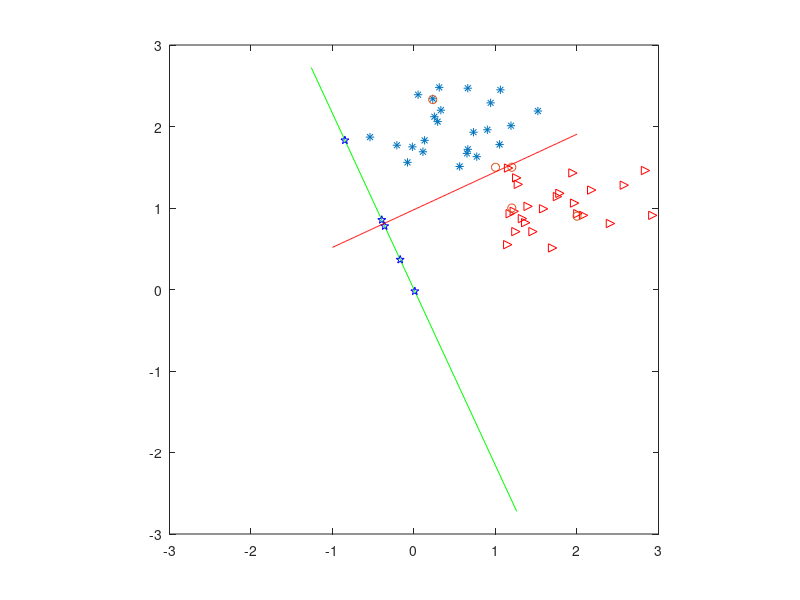

This chart was generated by the following MATLAB code:
clear all;
clc;

pw1=0.6;%先验概率
pw2=0.4;

%样本集
x1=[0.23 1.52 0.65 0.77 1.05 1.19 0.29 0.25 0.66 0.56 0.90 0.13 -0.54 0.94 -0.21 0.05 -0.08 0.73 0.33 1.06 -0.02 0.11 0.31 0.66];
y1=[2.34 2.19 1.67 1.63 1.78 2.01 2.06 2.12 2.47 1.51 1.96 1.83 1.87 2.29 1.77 2.39 1.56 1.93 2.20 2.45 1.75 1.69 2.48 1.72];
w1=[x1',y1'];

x2=[1.40 1.23 2.08 1.16 1.37 1.18 1.76 1.97 2.41 2.58 2.84 1.95 1.25 1.28 1.26 2.01 2.18 1.79 1.33 1.15 1.70 1.59 2.93 1.46];
y2=[1.02 0.96 0.91 1.49 0.82 0.93 1.14 1.06 0.81 1.28 1.46 1.43 0.71 1.29 1.37 0.93 1.22 1.18 0.87 0.55 0.51 0.99 0.91 0.71];
w2=[x2',y2'];

%均值向量
m1=mean(w1);
m2=mean(w2);

%计算类内离散度
[row1,colum1]=size(w1); 
s1=zeros(2);
for i=1:row1
    s1=s1+[-m1(1)+x1(i) -m1(2)+y1(i)]'*[-m1(1)+x1(i) -m1(2)+y1(i)];
end

[row2,colum2]=size(w2); 
s2=zeros(2);
for i=1:row2
    s2=s2+[-m2(1)+x2(i) -m2(2)+y2(i) ]'*[-m2(1)+x2(i) -m2(2)+y2(i) ];
end

sw=s1+s2;%总类内离散度

sb=(m1-m2)'*(m1-m2);%类间离散度

sw1=inv(sw);%sw的逆矩阵

w=sw1*(m1-m2)';

w=w/sqrt(sum(w.^2));%转为单位向量方便后续计算
%w.shape->(2,1)

%计算一维Y空间中的各类样本均值M1及M2
for i=1:24
    y(i)=w'*w1(i,:)';
end
M1=mean(y);
for i=1:24
    y(i)=w'*w2(i,:)';
end
M2=mean(y);

W0=-(M1+M2)/2-(log(pw2/pw1))/(24+24-2);%计算阈值估计值（考虑先验概率）


%待分类数据
x=[1 1.2 2.0 1.2 0.23];
y=[1.5 1.0 0.9 1.5 2.33];
Sample=[x',y'];
[row3,colum3]=size(Sample); 


%判别
result=0;
type=[0 0 0 0 0];%存放分类输出结果
for i=1:row3
    
    result=w'*Sample(i,:)'+W0;%一维空间线性决策规则g(x)=w'x+w0>0 (x->w1)
    
    if result>0
        type(i)=1;
    else
        type(i)=0;
    end
end
type
W0
%绘图
finalw=3*w;%为了美观适当加长投影方向
figure;
plot(x1,y1,'*',x2,y2,'r>');%绘制样本集
hold on;
line([-finalw(1),finalw(1)],[-finalw(2),finalw(2)],'color','g');%绘制投影方向
hold on;
plot(x,y,'o')%绘制测试集

for i=1:row3
    MM=Sample(i,:)*w*w';%投影点坐标=原二维坐标*单位向量.shape(2,1)*单位向量.shape(1,2)
   
    hold on;
    plot(MM(1),MM(2),'bp');%绘制投影点
end

%计算并绘制分类面
cxm=[];
cxk=-w(1)/w(2);
cxm(1)=(-W0-1.5*w(2))/w(1);
cxm(2)=1.5;
cxc=cxm(2)-cxk*cxm(1);
cxx=-1:0.01:2;
cxy=cxk*cxx+cxc;
hold on;
plot(cxx,cxy,'r');
xlim([-3,3]);
ylim([-3,3]);
hold on;
axis square;%改变坐标系为正方形，方便看结果



